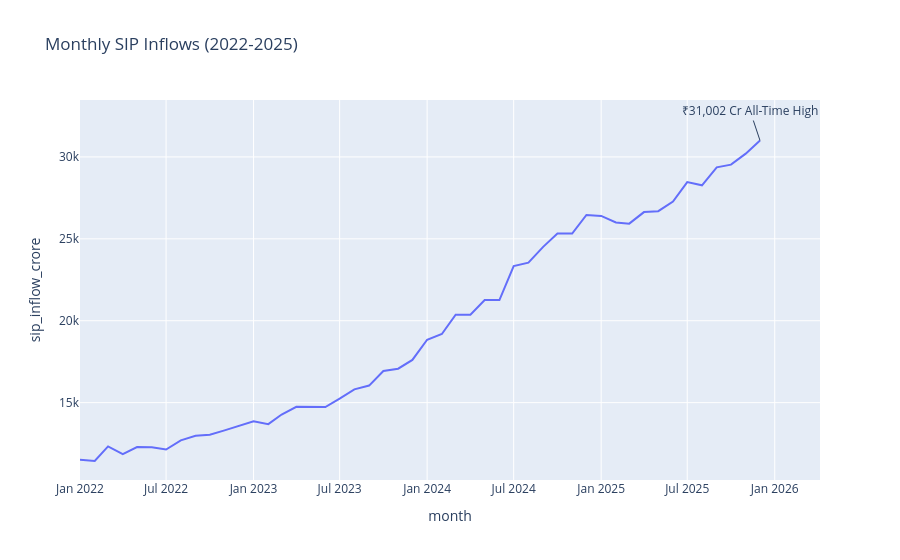

Notebook source saved alongside this figure:
### Markdown cell above
### Insight 3

SIP inflows showed a consistent upward trajectory and reached a record high of ₹31,002 crore by the end of 2025.
# Category Wise Inflows

### Code cell
sip["month"] = pd.to_datetime(sip["month"])

fig = px.line(
    sip,
    x="month",
    y="sip_inflow_crore",
    title="Monthly SIP Inflows (2022-2025)"
)

fig.add_annotation(
    x=sip["month"].max(),
    y=sip["sip_inflow_crore"].max(),
    text="₹31,002 Cr All-Time High",
    showarrow=True
)

fig.show()
